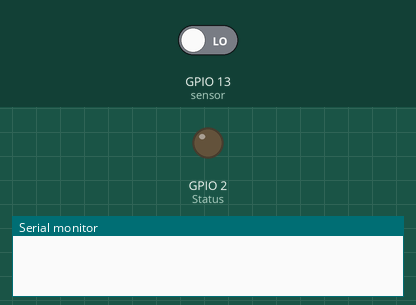
This sketch was run on a simulated ESP8266 (NodeMCU). Shown: output pins drawn as LEDs (lit = HIGH), the last lines printed to the serial monitor. The test bench sets the inputs (shaded band); at power-on: GPIO 13 (sensor) LOW. WiFi joins after 1.5 s; servers stay silent unless stated.

Above: at 3.0 s.
3.1 s: GPIO 13 (sensor) driven HIGH
At 4.2 s:
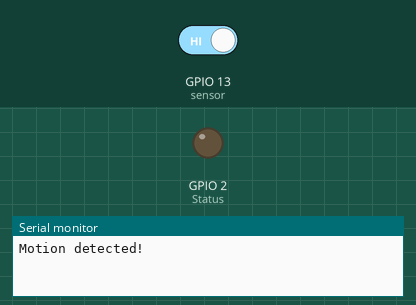
8.3 s: GPIO 13 (sensor) driven LOW
At 11.1 s:
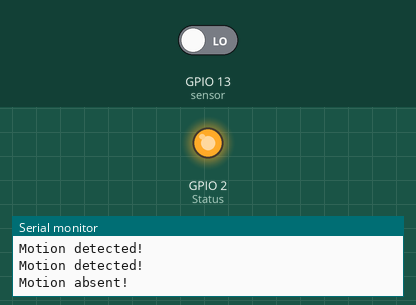
Timing chart, 0 to 12.6 s (numbered marks = the images above; inputs shaded):
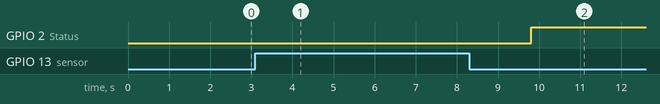

Measured:
- after the input at 3.1 s, GPIO 2 (Status): stays LOW (without the input it goes to HIGH after 0.70 s)
- after the input at 8.3 s, GPIO 2 (Status): LOW → HIGH after 1.5 s

The sketch:

PIR.ino
```cpp
// Template ID, Device Name, and Auth Token are provided by the Blynk.Cloud
// See the Device Info tab or Template settings
#define BLYNK_TEMPLATE_ID "TMPL3XUDIMBEO"
#define BLYNK_TEMPLATE_NAME "POT AND LED"
#define BLYNK_AUTH_TOKEN "sfYj2irrsPy_DoBXn3UPrKQ40ZynWsVC"
// Comment this out to disable prints and save space
#define BLYNK_PRINT Serial


#include <ESP8266WiFi.h>
#include <BlynkSimpleEsp8266.h>

char auth[] = BLYNK_AUTH_TOKEN;

// Your WiFi credentials
// Set password to "" for open networks
char ssid[] = "AirFiber";
char pass[] = "Hnasetty09";

BlynkTimer timer;
int Status = 2;  // Digital pin D6

int sensor = 13;  // Digital pin D7

// Timer: Auxiliary variables

void setup() {
  Serial.begin(115200);

  pinMode(sensor, INPUT);   // declare sensor as input
  pinMode(Status, OUTPUT);  // declare LED as output

  Blynk.begin(auth, ssid, pass);
}

void loop() {
  Blynk.run();
  timer.run();

  delay(2000);

 long state = digitalRead(sensor);
    if(state == HIGH) {
      digitalWrite (Status, 0);
      Serial.println("Motion detected!");
      delay(1000);

    }
    else {
      digitalWrite (Status, 1);
      Serial.println("Motion absent!");
      delay(1000);

      }


  Blynk.virtualWrite(V6, state);
}
```
